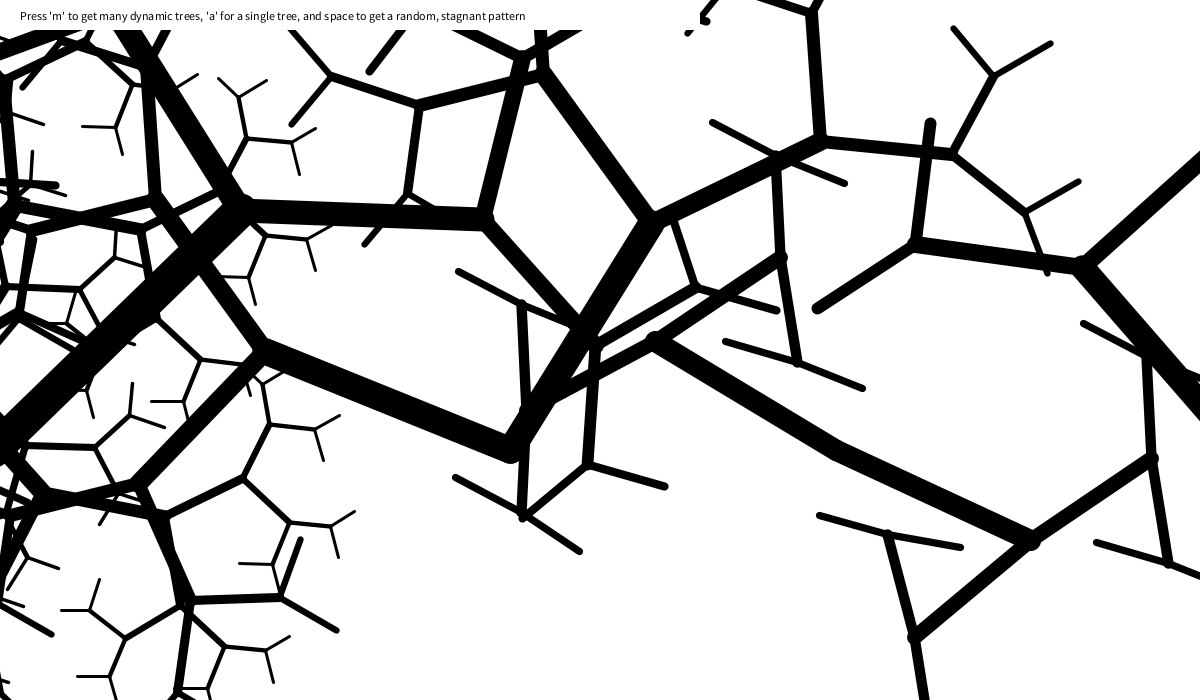
Frame 1 (no input)
Frame 2 (the mouse pressed at the canvas centre, redrawn once): identical to frame 1, image omitted

The Processing sketch that drew this single still picture (run headless with seeded random() and noise(); the mouse was pressed at the canvas centre and the sketch redrawn once):

// Processing sketch: LTrees
// ── LTrees.pde
/*
Script that draws a variety of L-System trees 

Can be stagnant, random L-Systems or dynamic ones generated by moving your mouse

Easily customizable 
*/

boolean loop, multiple;
boolean center = true;
int amount = 10;
int [] max_level, size, angle, fan, shift;
boolean directions = true;

void setup() {
  size(1200, 700);
  //generate random arrays for all tree properties
  max_level = Generated_Array(amount, 5, 10);
  size = Generated_Array(amount, 300, 500);
  angle = Generated_Array(amount, 50, 100);
  fan = Generated_Array(amount, -40, 40);
  shift = Generated_Array(amount, width/3, width);
  
    if(!loop){
  noLoop();
  }
  
  else{
    loop();
  }
}

void draw() {

  background(255);
  fill(0);
  
  //translate(width/2, height/2 + 100);
  strokeWeight(10);

  //draws stagnant L-Systems 
  if(!loop){
   pushMatrix();
          for(int i = 0; i<amount; i++){
            float a = width/2;
            float b = height/2+100;
            translate(-a, b);
            stroke(0);
            tree(level, max_level[i], size[i], ratio, angle[i], fan[i]);
            a = shift[i];
            translate(a, -b);
          }
    popMatrix();
  }
 
  else{
    pushMatrix();
    stroke(0);
    translate(width/2, height/2+100);
    
    //draws the singular l system tree
    if(!multiple){
    tree(1, 10, 200, ratio, map(mouseY, 0, height, 0, 90), map(mouseX, 0, width, 45, -45));
    }
    
    //these are just some I did by hand, but you can easily experiment or generate them randomly
    if(multiple){
    tree(1, 10, 200, ratio, map(mouseY , 0, height, 0, 90), map(mouseX, 0, width, 45, -45));
    rotate(180);
    tree(1, 10, 300, ratio, map(mouseY, 0, height, 0, 90), map(mouseX, 0, width, 45, -45));
    rotate(60);
    tree(1, 10, 400, ratio, map(mouseY , 0, height, 20, 100), map(mouseX , 0, width, 100, -45));
    rotate(50);
    tree(1, 10, 400, ratio, map(mouseY , 0, height, 20, 100), map(mouseX , 0, width, 100, -45));
    tree(1, 10, 300, ratio, map(mouseY, 0, height, 0, 90), map(100, 400, width, 45, -45));
    translate(200, -500);
    rotate(-45);
    tree(1, 6, 300, ratio, map(mouseY, 50, height, 0, 90), map(mouseX, 0, width, 45, -20));
    rotate(-90);
    tree(1, 10, 500, ratio, map(mouseY + 50, 0, height, 0, 90), map(mouseX + 50, 0, width, 45, -45));
    translate(width/2, 0);
    tree(1, 10, 500, ratio, map(mouseY + 500, 0, height, 0, 90), map(mouseX + 50, 0, width, 45, -45));
    translate(0, -width);
    tree(1, 10, 500, ratio, map(mouseY + 500, 0, height, 0, 90), map(mouseX + 50, 0, width, 45, -45));
    tree(1, 10, 300, ratio, map(mouseY, 0, height, 0, 90), map(mouseX, 0, width, 45, -45)); 
    }
    popMatrix();
  }
  
  //toggles display of instructions
  if(directions){
    fill(255);
    noStroke();
    rect(0, 0, 700, 30);
    fill(0);
    text("Press 'm' to get many dynamic trees, 'a' for a single tree, and space to get a random, stagnant pattern", 20, 20);
  }

 
}

void mouseDragged(){
    ratio += float(mouseY - pmouseY)*0.1;
}

void keyPressed(){
  switch(key){
  case ' ': 
    loop = false;
    setup();
    redraw();
    break;
  case 'a': 
    loop = true;
    multiple = false;
    setup();
    redraw();
    break;  
   case 'm': 
    loop = true;
    center = false;
    multiple = !multiple;
    setup();
    redraw();
    break;  
  case 'c': 
    loop = true;
    center = true;
    multiple = false;
    setup();
    redraw();
    break; 
  }
}

// ── Parameters.pde
public int[] Generated_Array(int amount, int min, int max){
    int[] array = new int[amount];
    for(int i = 0; i<amount; i++){
        array[i] = int(random(min, max));
    }
    return array;
}

// ── tree.pde
//defaults for trees
int level = 1;
float ratio=2; 

//L System function, recursively grows the L System according to the grammar 

void tree(int level, int max_level, float size, float ratio, float angle, float fan){
  level+=1;
  size *= .7;

  if(level<max_level){
  strokeWeight(size / 10);
   pushMatrix();
   left(angle + fan);
   forward(size - ratio);
   tree(level, max_level, size, ratio, angle, fan);
   popMatrix();

   strokeWeight(size/10);
   
   pushMatrix();
   right(angle - fan);
   forward(size + ratio);
   tree(level, max_level, size, ratio, angle, fan);
   popMatrix();
  }
}

//these functions are the grammer rules of the L System
void forward(float length){
  line(0,0, 0, -length);
  translate(0, -length);
}

void left(float angle){
  rotate(radians(-angle));
}

void right(float angle){
  rotate(radians(angle));
}
